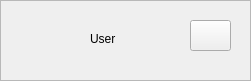
<?xml version="1.0" encoding="UTF-8"?>
<ui version="4.0">
 <class>UserSettings</class>
 <widget class="QWidget" name="UserSettings">
  <property name="geometry">
   <rect>
    <x>0</x>
    <y>0</y>
    <width>251</width>
    <height>81</height>
   </rect>
  </property>
  <property name="windowTitle">
   <string>Form</string>
  </property>
  <widget class="QLabel" name="label">
   <property name="geometry">
    <rect>
     <x>20</x>
     <y>20</y>
     <width>51</width>
     <height>51</height>
    </rect>
   </property>
   <property name="text">
    <string/>
   </property>
   <property name="pixmap">
    <pixmap resource="../static/images.qrc">:/img/images/user.png</pixmap>
   </property>
   <property name="scaledContents">
    <bool>true</bool>
   </property>
  </widget>
  <widget class="QLabel" name="label_2">
   <property name="geometry">
    <rect>
     <x>90</x>
     <y>30</y>
     <width>67</width>
     <height>17</height>
    </rect>
   </property>
   <property name="text">
    <string>User</string>
   </property>
  </widget>
  <widget class="QPushButton" name="pushButton">
   <property name="geometry">
    <rect>
     <x>190</x>
     <y>20</y>
     <width>41</width>
     <height>31</height>
    </rect>
   </property>
   <property name="text">
    <string/>
   </property>
   <property name="icon">
    <iconset>
     <normaloff>../static/images/user_settings.png</normaloff>../static/images/user_settings.png</iconset>
   </property>
   <property name="iconSize">
    <size>
     <width>20</width>
     <height>20</height>
    </size>
   </property>
  </widget>
  <widget class="QFrame" name="frame">
   <property name="geometry">
    <rect>
     <x>0</x>
     <y>0</y>
     <width>251</width>
     <height>81</height>
    </rect>
   </property>
   <property name="frameShape">
    <enum>QFrame::StyledPanel</enum>
   </property>
   <property name="frameShadow">
    <enum>QFrame::Raised</enum>
   </property>
  </widget>
  <zorder>frame</zorder>
  <zorder>label</zorder>
  <zorder>label_2</zorder>
  <zorder>pushButton</zorder>
 </widget>
 <resources>
  <include location="../static/images.qrc"/>
 </resources>
 <connections/>
</ui>
